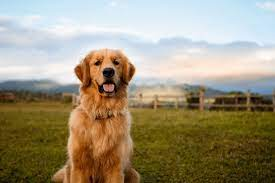
#> input picture dog.jpeg, 275 x 183 px
$ python main.py
#> lines starting #> are read from the running program, lines starting #| are printed output that depends on the picture
from PIL import Image, ImageFilter
import importlib

#getting image
imagetoedit = input("Path to Image: ")
#> the answer given: dog.jpeg
im1 = Image.open(f"{imagetoedit}")
#> im1 is the input picture: PIL image 275x183 RGB; mean R, G, B 157.4, 147, 122.5

#filters
im2 = im1.filter(ImageFilter.BLUR)
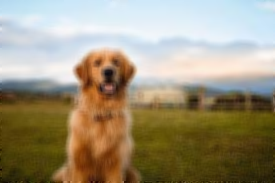
#> im2: PIL image 275x183 RGB; mean R, G, B 157.5, 147, 122.5
im3 = im1.filter(ImageFilter.CONTOUR)
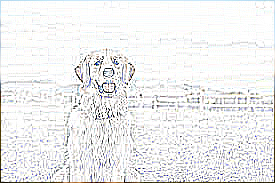
#> im3: PIL image 275x183 RGB; mean R, G, B 238.3, 238.6, 238.8
im4 = im1.filter(ImageFilter.DETAIL)
im5 = im1.filter(ImageFilter.EDGE_ENHANCE_MORE)
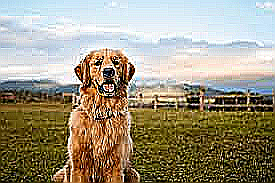
#> im5: PIL image 275x183 RGB; mean R, G, B 157.5, 149.6, 129.4
im6 = im1.filter(ImageFilter.EMBOSS)
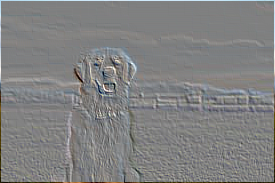
#> im6: PIL image 275x183 RGB; mean R, G, B 128.8, 129.2, 129.2
im7 = im1.filter(ImageFilter.FIND_EDGES)
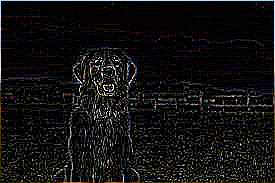
#> im7: PIL image 275x183 RGB; mean R, G, B 17.1, 16.8, 16.1
im8 = im1.filter(ImageFilter.SHARPEN)
im9 = im1.filter(ImageFilter.SMOOTH)
im10 = im1.filter(ImageFilter.SMOOTH_MORE)


#Defiantly a better way to do this but it works for now.
#> (the run stopped early here; a loop or call above may not have finished)
